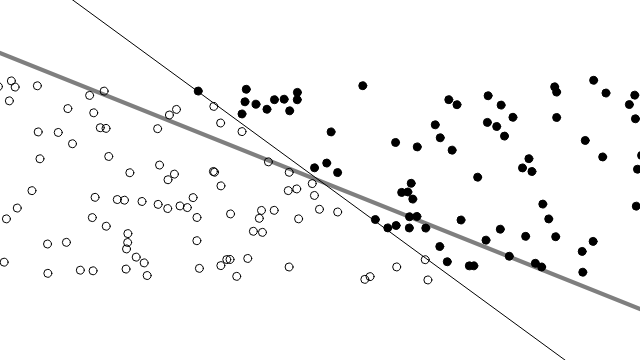
Frame 1 (no input)
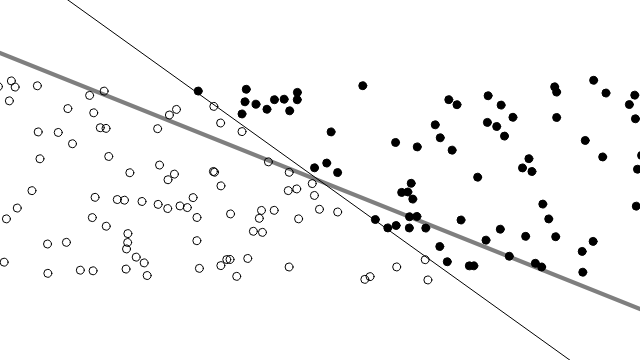
Frame 60 (no input)
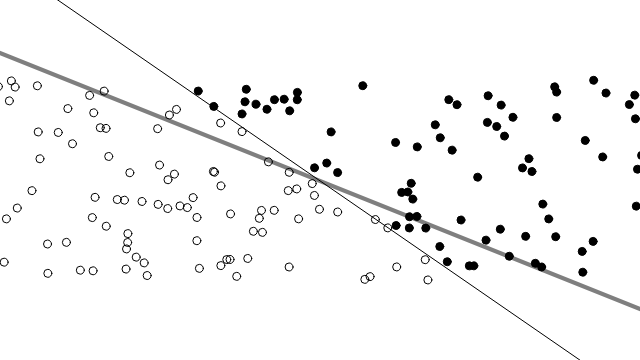
Frame 120 (the mouse pressed at the canvas centre since frame 60)

The p5.js sketch that drew these frames (run headless with seeded random() and noise() and a simulated clock; from frame 60 on, the mouse is pressed at the canvas centre):

// p5.js sketch
// ── sketch.js
const numPoints = 200;
let training = Array(numPoints);
let ptron;
let count = 0;
const learningRate = 0.00001;

const xmin = -400;
const ymin = -100;
const xmax = 400;
const ymax = 100;

// function to describe a line
function lineDef(x) {
  return 0.4 * x + 1;
}

function setup() {
  createCanvas(640, 360);

  // Perceptron has 3 inputs x,y and bias and learning rate is 2nd argument
  ptron = new Perceptron(3, learningRate);

  // create random set of training points and calculate the known answer
  for (let i = 0; i < training.length; i++) {
    const x = random(xmin, xmax);
    const y = random(ymin, ymax);
    let answer = 1;
    if (y > lineDef(x)) answer = -1;
    training[i] = new Trainer(x, y, answer);
  }
  smooth();
}

function draw() {
  background(255);
  translate(width / 2, height / 2);

  // draw the line
  strokeWeight(4);
  stroke(127);
  let x1 = xmin;
  let y1 = lineDef(x1);
  let x2 = xmax;
  let y2 = lineDef(x2);
  line(x1, y1, x2, y2);

  // Draw the line based on current weights
  // weights[0] * x + weights[1] * y + weights[2] = 0;
  stroke(0);
  strokeWeight(1);
  const weights = ptron.weights;
  y1 = (-weights[2] - weights[0] * x1) / weights[1];
  y2 = (-weights[2] - weights[0] * x2) / weights[1];
  line(x1, y1, x2, y2);

  // Train the perceptron with one training point at a time
  ptron.train(training[count].inputs, training[count].answer);
  count = (count + 1) % training.length;

  // draw all the points based on what the perceptron would guess
  // does not use the known correct answer
  // for (let i = 0; i < count; i++) {
  for (let i = 0; i < numPoints; i++) {
    stroke(0);
    strokeWeight(1);
    fill(0);
    const guess = ptron.feedforward(training[i].inputs);
    if (guess < 0) noFill();

    ellipse(training[i].inputs[0], training[i].inputs[1], 8, 8);
  }
}

// ── Perceptron.js
class Perceptron {
  constructor(n, c_) {
    this.weights = [];
    this.c = c_;
    for (let i = 0; i < n; i++) {
      this.weights[i] = random(-1, 1);
    }
  }

  // function to train the perceptron
  // weights are adjusted based on desired answer
  train(inputs, desired) {
    // guess the result
    const guess = this.feedforward(inputs);
    const error = desired - guess;
    for (let i = 0; i < this.weights.length; i++) {
      this.weights[i] += this.c * error * inputs[i];
    }
  }

  // Guess -1/1 based on input values
  feedforward(inputs) {
    let sum = 0;
    for (let i = 0; i < this.weights.length; i++) {
      sum += inputs[i] * this.weights[i];
    }
    return this.activate(sum);
  }

  activate(sum) {
    return sum > 0 ? 1 : -1;
  }
}

// ── Trainer.js
class Trainer {
  constructor(x, y, a) {
    this.inputs = [];
    this.inputs[0] = x;
    this.inputs[1] = y;
    this.inputs[2] = 1;
    this.answer = a;
  }
}
